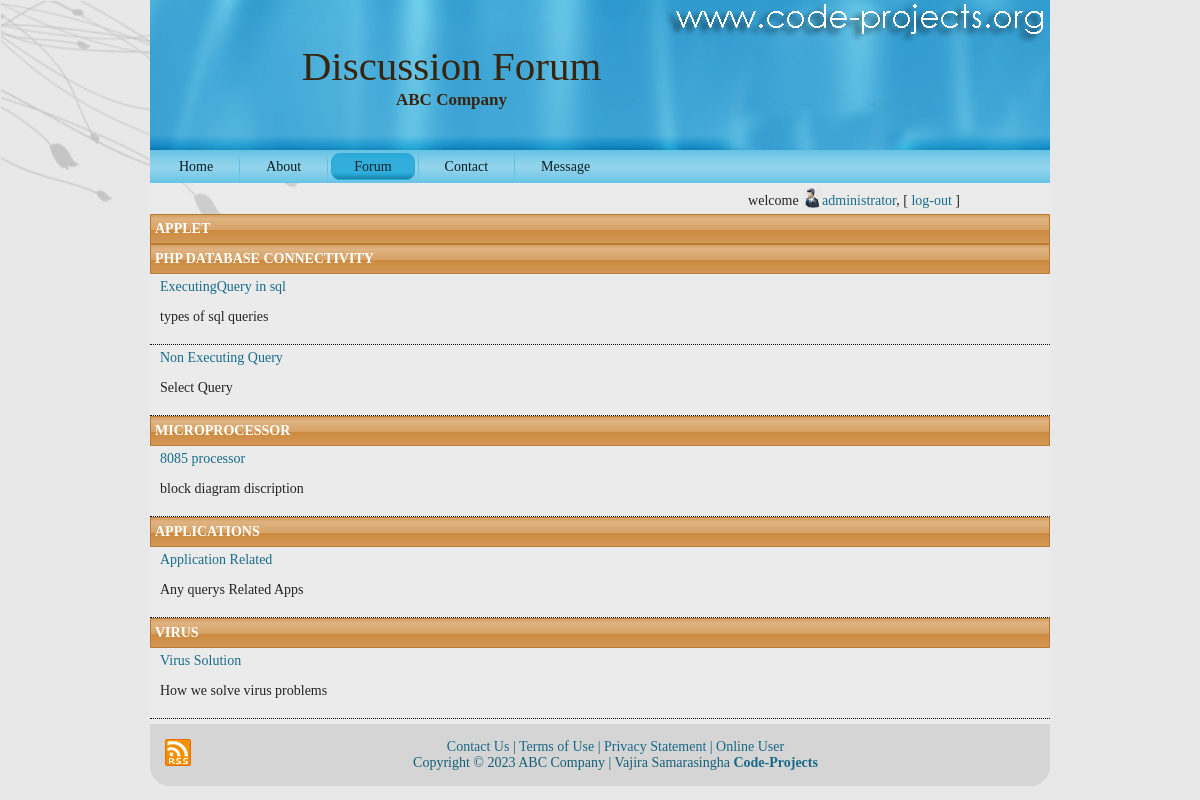
The page /forum.php (signed in) on the database its author committed.
### tables this page shows
CREATE TABLE `topic` (
  `topic_id` int(11) NOT NULL,
  `topic_name` varchar(50) NOT NULL,
  `topic_type` varchar(50) NOT NULL
);

CREATE TABLE `subtopic` (
  `subtopic_id` int(11) NOT NULL,
  `subtopic_name` varchar(50) NOT NULL,
  `subtopic_description` varchar(500) NOT NULL,
  `s_status` varchar(20) NOT NULL,
  `topic_id` int(11) NOT NULL
);

### utility.php (called while the page is built, shortened)
<?php
$con=mysqli_connect ("localhost", "root","","tech_forum");
	function ExecuteQuery ($SQL)
	{
		global $con;
		mysqli_select_db($con,"tech_forum");
		$rows = mysqli_query ($con,$SQL);
		return $rows;
	}
?>

### forum.php (the view, shortened to what this page needs)
<?php session_start();
 require("header.php");
 require("checkUser.php");
 ?>
<?php
	$topic = ExecuteQuery ("SELECT * FROM topic");
	while ($r1 = mysqli_fetch_array($topic))
	{
			echo "<div class='heading'>$r1[topic_name]</div>";
			$stopic = ExecuteQuery ("SELECT * FROM subtopic WHERE topic_id=$r1[topic_id]");
			while ($r2 = mysqli_fetch_array ($stopic) )
			{
				echo "<div class='box'>";
				echo "<div class='sub-heading'>
						<a href='questions.php?id=$r2[subtopic_id]'> $r2[subtopic_name]</a>
					</div>";
				echo "<p>$r2[subtopic_description]</p>";
				echo "</div>";
			}
	}
?>
<?php require("footer.php"); ?>

### res/style.css (style rules this page uses)
.heading { color:#ffffff; font-weight: bold; padding: 5px; line-height:20px; text-transform:uppercase; background-image: url('images/BlockHeader.png'); }
.sub-heading { color:#00F; }
.box { border-bottom: 1px dotted black; padding: 5px 10px 5px 10px; }
.sub-heading a { color:#00F; text-decoration: none; }
body { margin: 0 auto; padding: 0; background-color: #E8E8E8; }
body { font-family: Georgia, "Times New Roman", Times, Serif; font-size: 14px; color: #242424; }
a { font-family: Georgia, "Times New Roman", Times, Serif; text-decoration: none; color: #186C8B; }
a:link { font-family: Georgia, "Times New Roman", Times, Serif; text-decoration: none; color: #186C8B; }

### rows shown on the page
topic: topic_name "APPLET"
topic: topic_name "PHP DATABASE CONNECTIVITY"
subtopic: subtopic_name "ExecutingQuery in sql", subtopic_description "types of sql queries"
subtopic: subtopic_name "Non Executing Query", subtopic_description "Select Query"
topic: topic_name "MICROPROCESSOR"
subtopic: subtopic_name "8085 processor", subtopic_description "block diagram discription"
topic: topic_name "APPLICATIONS"
subtopic: subtopic_name "Application Related", subtopic_description "Any querys Related Apps"
topic: topic_name "VIRUS"
subtopic: subtopic_name "Virus Solution", subtopic_description "How we solve virus problems"

### other values the page prints
$_SESSION["fn"] "administrator"
